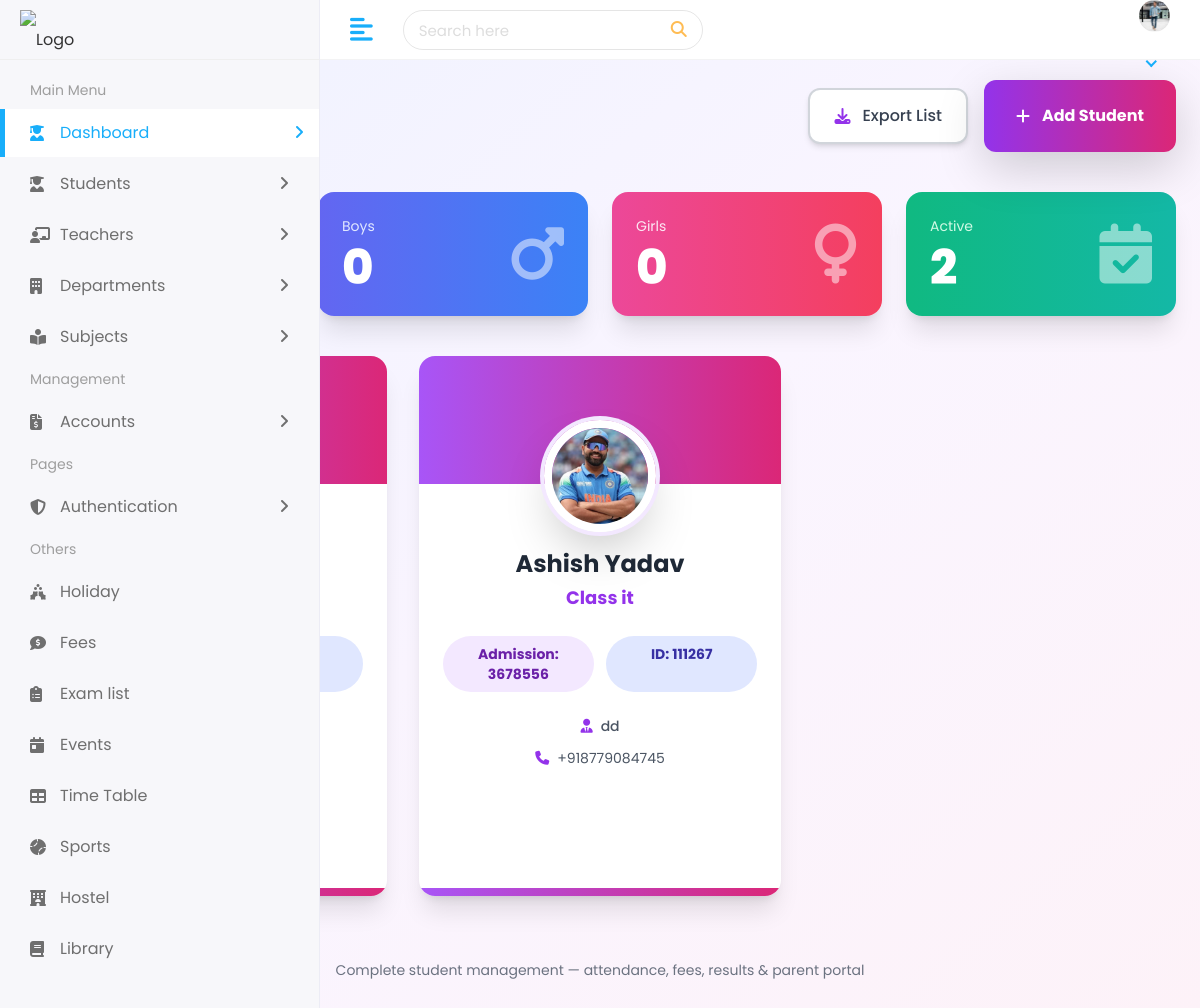
Screenshot of /student/students/ (signed in) with the database file from the repository.
### school/models.py (models this page shows, shortened)
class AdminProfile(models.Model):
	user = models.OneToOneField(User, on_delete=models.CASCADE, related_name='admin_profile')
	image = models.ImageField(upload_to='admins/', blank=True, null=True)
	mobile = models.CharField(max_length=20, blank=True)
	address = models.TextField(blank=True)
	joining_date = models.DateField(blank=True, null=True)

### student/models.py (models this page shows, shortened)
class Student(models.Model):
    GENDER_CHOICES = [
        ('Male', 'Male'),
        ('Female', 'Female'),
        ('Others', 'Others'),
    ]
    user = models.OneToOneField(User, on_delete=models.CASCADE, null=True, blank=True)
    parent = models.ForeignKey(Parent, on_delete=models.CASCADE, related_name='students')
    student_id = models.CharField(max_length=50, unique=True)
    slug = models.SlugField(unique=True, blank=True)
    first_name = models.CharField(max_length=100)
    last_name = models.CharField(max_length=100)
    gender = models.CharField(max_length=10, choices=GENDER_CHOICES)
    date_of_birth = models.DateField()
    student_class = models.CharField(max_length=50)
    religion = models.CharField(max_length=100, blank=True, null=True)
    joining_date = models.DateField()
    mobile_number = models.CharField(max_length=15)
    admission_number = models.CharField(max_length=50, unique=True)
    section = models.CharField(max_length=10)
    student_image = models.ImageField(upload_to='students/', blank=True, null=True)
    created_at = models.DateTimeField(auto_now_add=True)
    updated_at = models.DateTimeField(auto_now=True)

class Parent(models.Model):
    father_name = models.CharField(max_length=200)
    father_occupation = models.CharField(max_length=200)
    father_mobile = models.CharField(max_length=15)
    father_email = models.EmailField()
    mother_name = models.CharField(max_length=200)
    mother_occupation = models.CharField(max_length=200)
    mother_mobile = models.CharField(max_length=15)
    mother_email = models.EmailField()
    present_address = models.TextField()
    permanent_address = models.TextField()
    created_at = models.DateTimeField(auto_now_add=True)

### student/views.py (the view)
# urls.py: path('students/', views.student_list, name='student_list'),
@login_required
def student_list(request):
    student_list = Student.objects.all().select_related('parent')
    if request.user.is_authenticated:
        unread_notifications = Notification.objects.filter(user=request.user, is_read=False)
        unread_count = unread_notifications.count()
    else:
        unread_notifications = []
        unread_count = 0
    context = {
        'student_list': student_list,
        'unread_notification': unread_notifications,
        'unread_notification_count': unread_count,
        'user': request.user,
    }
    return render(request, 'students/students.html', context)

### templates/students/students.html (shortened to what this page needs)
{% extends 'Home/base.html' %}
{% load static %}
{% block body %}
<div class="min-h-screen bg-gradient-to-br from-indigo-50 via-purple-50 to-pink-50 py-8 px-4">
    <div class="max-w-7xl mx-auto">
        <div class="flex flex-col sm:flex-row sm:items-center sm:justify-between mb-10">
            <div>
                <h1 class="text-4xl font-extrabold text-transparent bg-clip-text bg-gradient-to-r from-indigo-600 to-purple-700">
                </h1>
                <nav class="flex mt-3 text-sm text-gray-600">
                    <a href="{% url 'index' %}" class="hover:text-indigo-600">Dashboard</a>
                    <span class="mx-2">/</span>
                    <span class="text-purple-600 font-bold">Students</span>
                </nav>
            </div>
            <div class="mt-5 sm:mt-0 flex items-center space-x-4">
                <a href="#" class="flex items-center space-x-3 px-6 py-3.5 bg-white border-2 border-gray-300 rounded-xl shadow-md hover:shadow-lg hover:border-gray-400 font-medium text-gray-700 transition">
                    <i class="fas fa-download text-purple-600"></i>
                    <span>Export List</span>
                </a>
                {% if user.is_superuser %}
                <a href="{% url 'add_student' %}"
                   class="px-8 py-4 bg-gradient-to-r from-purple-600 to-pink-600 hover:from-purple-700 hover:to-pink-700 text-white font-bold rounded-xl shadow-lg flex items-center space-x-3 transform hover:scale-105 transition duration-300">
                    <i class="fas fa-plus"></i>
                    <span>Add Student</span>
                </a>
                {% endif %}
            </div>
        </div>
        <div class="grid grid-cols-1 md:grid-cols-4 gap-6 mb-10">
            <div class="bg-gradient-to-r from-purple-500 to-pink-500 rounded-2xl p-6 text-white shadow-xl">
                <div class="flex items-center justify-between">
                    <div>
                        <p class="text-purple-100 text-sm">Total Students</p>
                        <p class="text-5xl font-extrabold mt-2">{{ student_list|length }}</p>
                    </div>
                </div>
            </div>
            <div class="bg-gradient-to-r from-indigo-500 to-blue-500 rounded-2xl p-6 text-white shadow-xl">
                <div class="flex items-center justify-between">
                    <div>
                        <p class="text-indigo-100 text-sm">Boys</p>
                        <p class="text-5xl font-extrabold mt-2">{{ boys_count|default:"0" }}</p>
                    </div>
                    <i class="fas fa-mars text-6xl opacity-50"></i>
                </div>
            </div>
            <div class="bg-gradient-to-r from-pink-500 to-rose-500 rounded-2xl p-6 text-white shadow-xl">
                <div class="flex items-center justify-between">
                    <div>
                        <p class="text-pink-100 text-sm">Girls</p>
                        <p class="text-5xl font-extrabold mt-2">{{ girls_count|default:"0" }}</p>
                    </div>
                    <i class="fas fa-venus text-6xl opacity-50"></i>
                </div>
            </div>
            <div class="bg-gradient-to-r from-emerald-500 to-teal-500 rounded-2xl p-6 text-white shadow-xl">
                <div class="flex items-center justify-between">
                    <div>
                        <p class="text-emerald-100 text-sm">Active</p>
                        <p class="text-5xl font-extrabold mt-2">{{ student_list|length }}</p>
                    </div>
                    <i class="fas fa-calendar-check text-6xl opacity-50"></i>
                </div>
            </div>
        </div>
        {% if student_list %}
        <div class="grid grid-cols-1 md:grid-cols-2 lg:grid-cols-3 xl:grid-cols-4 gap-8">
            {% for student in student_list %}
            <div class="group relative bg-white rounded-2xl shadow-xl overflow-hidden hover:shadow-2xl transition-all duration-300 transform hover:-translate-y-3">
                <div class="h-32 bg-gradient-to-r from-purple-500 to-pink-600 relative">
                    <div class="absolute -bottom-12 left-1/2 transform -translate-x-1/2">
                        <div class="w-28 h-28 rounded-full border-8 border-white shadow-2xl overflow-hidden ring-4 ring-purple-100">
                            {% if student.student_image %}
                                <img src="{{ student.student_image.url }}" alt="{{ student.first_name }}" class="w-full h-full object-cover">
                            {% else %}
                                <img src="{% static 'assets/img/profiles/krish.jpg' %}" alt="Student" class="w-full h-full object-cover">
                            {% endif %}
                        </div>
                    </div>
                </div>
                <div class="pt-16 pb-8 px-6 text-center">
                    <h3 class="text-2xl font-bold text-gray-800 group-hover:text-purple-700 transition">
                        {{ student.first_name }} {{ student.last_name }}
                    </h3>
                    <p class="text-purple-600 font-bold text-lg mt-1">
                        Class {{ student.student_class }}
                    </p>
                    <div class="mt-4 grid grid-cols-2 gap-3 text-sm">
                            <div class="bg-purple-100 text-purple-800 px-4 py-2 rounded-full font-bold">
                            Admission: {{ student.admission_number|default:"—" }}
                        </div>
                        <div class="bg-indigo-100 text-indigo-800 px-4 py-2 rounded-full font-bold">
                            ID: {{ student.student_id }}
                        </div>
                    </div>
                    <div class="mt-6 space-y-3 text-sm text-gray-600">
                        <div class="flex items-center justify-center space-x-2">
                            <i class="fas fa-user-tie text-purple-600"></i>
                            <span class="font-medium">{{ student.parent.father_name|default:"Parent" }}</span>
                        </div>
                        <div class="flex items-center justify-center space-x-2">
                            <i class="fas fa-phone text-purple-600"></i>
                            <span>{{ student.mobile_number|default:"+91 — — — — — — — —" }}</span>
                        </div>
                    </div>
                </div>
                <div class="h-2 bg-gradient-to-r from-purple-500 to-pink-600"></div>
            </div>
            {% endfor %}
        </div>
        {% endif %}
        <div class="mt-16 text-center text-sm text-gray-500">
            <p>Complete student management — attendance, fees, results & parent portal</p>
        </div>
    </div>
</div>
<script src="https://cdn.tailwindcss.com"></script>
{% endblock %}

### templates/Home/base.html (shortened to what this page needs)
{% load static %}
<!DOCTYPE html>
<html lang="en">
   <head>
      <link rel="stylesheet" href="{% static 'assets/plugins/bootstrap/css/bootstrap.min.css' %}">
      <link rel="stylesheet" href="{% static 'assets/plugins/fontawesome/css/fontawesome.min.css' %}">
      <link rel="stylesheet" href="{% static 'assets/plugins/fontawesome/css/all.min.css' %}">
      <link rel="stylesheet" href="{% static 'assets/css/style.css' %}">
   </head>
   <body>
      <div class="main-wrapper">
         <div class="header">
            <div class="header-left">
               <a href="{% url 'index' %}" class="logo">
               <img src="https://skoolapp.com/wp-content/uploads/2018/03/website-attandence-features-page.png" alt="Logo" width="150" height="100">
               </a>
            </div>
            <a href="javascript:void(0);" id="toggle_btn">
            <i class="fas fa-align-left"></i>
            </a>
            <div class="top-nav-search">
               <form>
                  <input type="text" class="form-control" placeholder="Search here">
                  <button class="btn" type="submit"><i class="fas fa-search"></i></button>
               </form>
            </div>
            <ul class="nav user-menu">
               <li class="nav-item dropdown noti-dropdown">
                  <a href="#" class="dropdown-toggle nav-link" data-toggle="dropdown">
                  </a>
               </li>
               <li class="nav-item dropdown has-arrow">
                           <a href="#" class="dropdown-toggle nav-link" data-toggle="dropdown">
                           <span class="user-img">
                              {% if user.is_authenticated and user.admin_profile.image %}
                                 <img class="rounded-circle" src="{{ user.admin_profile.image.url }}" width="31" alt="{{ user.username }}">
                              {% else %}
                                 <img class="rounded-circle" src="{% static 'assets/img/profiles/avatar-01.jpg' %}" width="31" alt="{{ user.username }}">
                              {% endif %}
                           </span>
                           </a>
               </li>
            </ul>
         </div>
         <div class="sidebar" id="sidebar">
            <div class="sidebar-inner slimscroll">
               <div id="sidebar-menu" class="sidebar-menu">
                  <ul>
                     <li class="menu-title">
                        <span>Main Menu</span>
                     </li>
                     <li class="submenu active">
                        <a href="#"><i class="fas fa-user-graduate"></i> <span> Dashboard</span> <span class="menu-arrow"></span></a>
                     </li>
                     <li class="submenu">
                        <a href="#"><i class="fas fa-user-graduate"></i> <span> Students</span> <span class="menu-arrow"></span></a>
                     </li>
                     <li class="submenu">
                        <a href="#"><i class="fas fa-chalkboard-teacher"></i> <span> Teachers</span> <span class="menu-arrow"></span></a>
                     </li>
                     <li class="submenu">
                        <a href="#"><i class="fas fa-building"></i> <span> Departments</span> <span class="menu-arrow"></span></a>
                     </li>
                     <li class="submenu">
                        <a href="#"><i class="fas fa-book-reader"></i> <span> Subjects</span> <span class="menu-arrow"></span></a>
                     </li>
                     <li class="menu-title">
                        <span>Management</span>
                     </li>
                     <li class="submenu">
                        <a href="#"><i class="fas fa-file-invoice-dollar"></i> <span> Accounts</span> <span class="menu-arrow"></span></a>
                     </li>
                     <li class="menu-title">
                        <span>Pages</span>
                     </li>
                        <li class="submenu">
                        <a href="#"><i class="fas fa-shield-alt"></i> <span> Authentication </span> <span class="menu-arrow"></span></a>
                     </li>
                     <li class="menu-title">
                        <span>Others</span>
                     <li>
                        <a href="{% url 'holiday' %}"><i class="fas fa-holly-berry"></i> <span>Holiday</span></a>
                     </li>
                     <li>
                        <a href="{% url 'fees' %}"><i class="fas fa-comment-dollar"></i> <span>Fees</span></a>
                     </li>
                     <li>
                        <a href="{% url 'exam' %}"><i class="fas fa-clipboard-list"></i> <span>Exam list</span></a>
                     </li>
                     <li>
                        <a href="{% url 'event_list' %}"><i class="fas fa-calendar-day"></i> <span>Events</span></a>
                     </li>
                     <li>
                        <a href="{% url 'time_table' %}"><i class="fas fa-table"></i> <span>Time Table</span></a>
                     </li>
                       <li>
                           <a href="{% url 'sports' %}"><i class="fas fa-baseball-ball"></i> <span>Sports</span></a>
                        </li>
                        <li>
                           <a href="{% url 'hostel' %}"><i class="fas fa-hotel"></i> <span>Hostel</span></a>
                        </li>
                     <li>
                        <a href="{% url 'library' %}"><i class="fas fa-book"></i> <span>Library</span></a>
                     </li>
               </div>
            </div>
         </div>
         {% block body %}
         {% endblock %}
      </div>
   </body>
  </html>

### rows the page displays
Student: student_image (picture), first_name "Ashish", last_name "Yadav", student_class "it", admission_number "3678556", student_id "111267", parent.father_name "dd", mobile_number "+918779084745"

### other values shown
{{ boys_count|default:"0" }} "0"
{{ girls_count|default:"0" }} "0"
{{ student_list|length }} "2"
